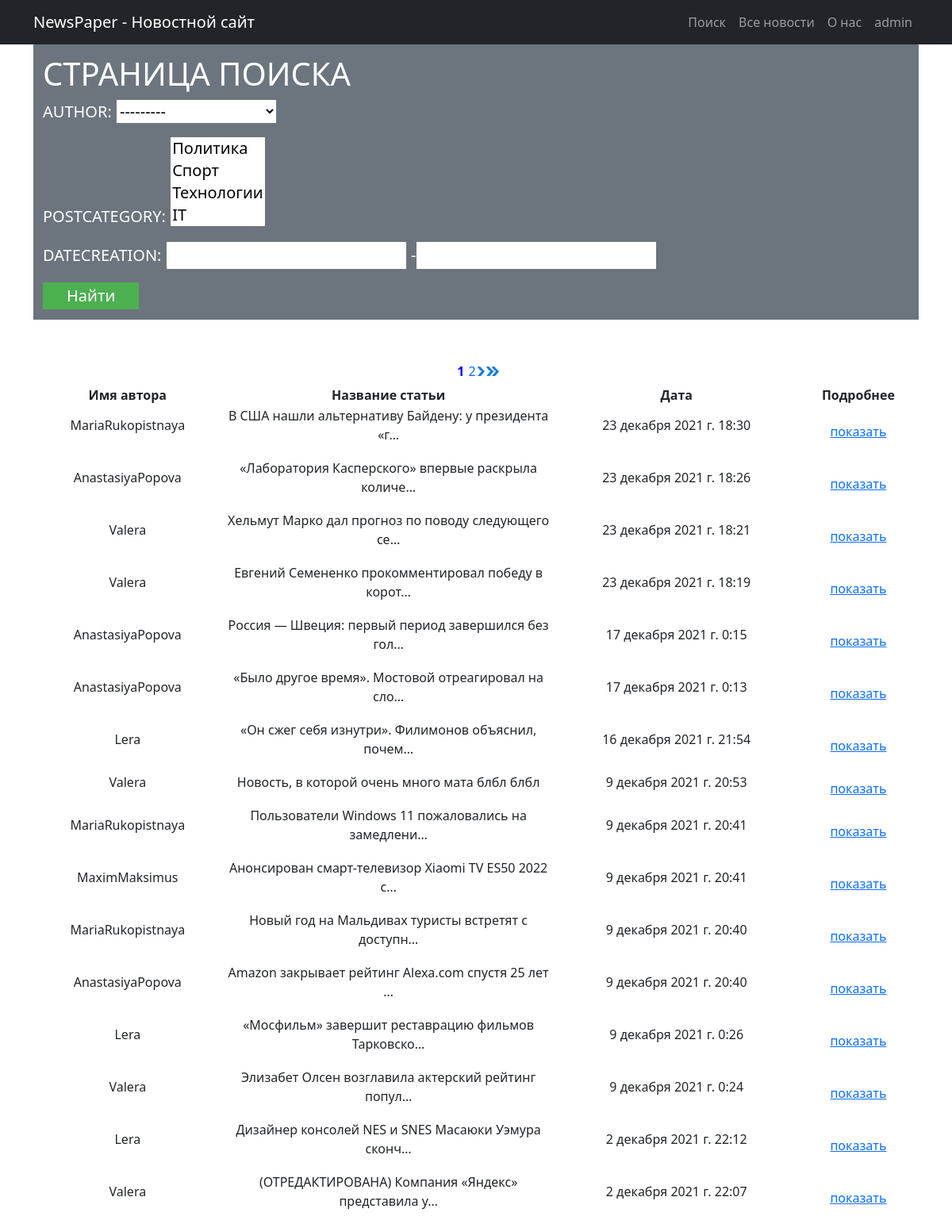
Screenshot of /news/search/ (signed in) with the database file from the repository.
### news/models.py (models this page shows, shortened)
class Post(models.Model):
    author = models.ForeignKey(Author, on_delete=models.CASCADE)
    NEWS = 'NW'
    ARTICLE = 'AR'
    CATEGORY_CHOICES = (
        (NEWS, 'Новость'),
        (ARTICLE, 'Статья')
    )
    categoryType = models.CharField(max_length=2, choices=CATEGORY_CHOICES, default=ARTICLE)
    dateCreation = models.DateTimeField(auto_now_add=True)
    postCategory = models.ManyToManyField(Category, through='PostCategory')
    title = models.CharField(max_length=128)
    text = models.TextField()
    rating = models.SmallIntegerField(default=0)
    class Meta:
        verbose_name = 'Пост'
        verbose_name_plural = 'Посты'

class Author(models.Model):
    authorUser = models.OneToOneField(User, on_delete=models.CASCADE)
    ratingAuthor = models.SmallIntegerField(default=0)
    def __str__(self):
        return '{}'.format(self.authorUser)
    class Meta:
        verbose_name = 'Автор'
        verbose_name_plural = 'Авторы'

### news/views.py (the view)
# urls.py: path('search/', Search.as_view(), name='search' ),  # Ссылка на поиск новости
class Search(ListView):
    model = Post
    template_name = 'news/search.html'
    context_object_name = 'news'
    ordering = ['-dateCreation']
    paginate_by = 10
    def get_context_data(self, **kwargs):
        context = super().get_context_data(**kwargs)
        context['filter'] = NewsFilter(self.request.GET, queryset=self.get_queryset())
        return context

### news/models.py (called while the page is built)
    def __str__(self):
        return '{}'.format(self.name)

### templates/news/search.html (shortened to what this page needs)
{% extends 'news/default.html' %}
{% load custom_filters %}
{% load static %}
    {% block title-container %}
    <h3 class="display-6">Страница поиска</h3>
    <form method="GET">
        {{ filter.form.as_p }}
        <input style="padding: 2px 30px; border: none; background-color: #4CAF50; color: white;" type="submit" value="Найти">
    </form>
    {% endblock %}
{% block content %}
{% if is_paginated %}
<table style="width: 100%">
    <head>
        <th>
            Имя автора
        </th>
        <th style="width: 420px">
            Название статьи
        </th>
        <th>
            Дата
        </th>
        <th>
            Подробнее
        </th>
    </head>
    {% for new in filter.qs %}
    <tr>
        <td  >
            <p>
                {{ new.author }}
            </p>
        </td>
        <td>
            <p>
                {{ new.title| truncatechars:50 }}
            </p>
        </td>
        <td>
            <p>
                {{ new.dateCreation }}
            </p>
        </td>
        <td>
            <a href="{% url 'detail' new.pk %}">
                показать
            </a>
        </td>
    <tr>
    {% endfor %}
    {% for num in page_obj.paginator.page_range %}
        {% if page_obj.number == num %}
            <a class="my_class" ><span>{{ num }}</span></a>
        {% elif num > page_obj.number|add:'-3' and num < page_obj.number|add:'3' %}
            <a class="my_class" href="?page={{ num }}">
                {{ num }}
            </a>
        {% endif %}
    {% endfor %}
    {% if page_obj.has_next %}
        <a class="my_class" href="?page={{ page_obj.next_page_number }}">
            <img src="{% static 'img/next_page.png' %}" alt="photo">
        </a>
        <a class="my_class" href="?page={{ page_obj.paginator.num_pages }}">
            <img src="{% static 'img/next_end_page.png' %}" alt="photo">
        </a>
    {% endif %}
    {% endif %}
</table>
{% endblock %}

### templates/news/default.html (shortened to what this page needs)
<!DOCTYPE html>
<html lang="en">
    <head>
        {% load static %}
        <link href="{% static 'css/styles.css' %}" rel="stylesheet" />
        <link href="{% static 'css/my_styles.css' %}" rel="stylesheet" />
    </head>
    <body>
        <nav class="navbar navbar-expand-lg navbar-dark bg-dark">
            <div class="container">
                <a class="navbar-brand" href="{% url 'news' %}">NewsPaper - Новостной сайт</a>
                <div class="collapse navbar-collapse" id="navbarSupportedContent">
                    <ul class="navbar-nav ms-auto mb-2 mb-lg-0">
                        <li class="nav-item">
                            <a class="nav-link" href="{% url 'search' %}">Поиск</a>
                        </li>
                        <li class="nav-item">
                            <a class="nav-link" href="{% url 'news' %}">Все новости</a>
                        </li>
                        <li class="nav-item">
                            <a class="nav-link" href="{% url 'about' %}">О нас</a>
                        </li>
                        <li class="nav-item">
                            {% if request.user.username %}
                                <a class="nav-link" href="{% url 'account' %}">
                                    {{ request.user.username }}
                                 </a>
                            {% else %}
                                <a class="nav-link" href="{% url 'login' %}"> Войти </a>
                            {% endif%}
                        </li>
                    </ul>
                </div>
            </div>
        </nav>
        <div class="container">
            <nav class="navbar navbar-expand-lg navbar-dark bg-secondary">
                <div class="container">
                   <span class="navbar-brand text-white text-uppercase">
                       {% block title-container %}
                       {% endblock %}
                   </span>
                </div>
            </nav>
            <div class="text-center mt-5">
                    {% block content %}
                    {% endblock %}
            </div>
        </div>
    </body>
</html>

### static/css/my_styles.css (style rules this page uses)
.my_class { display: inline-flex; text-decoration: none; }
.my_class span { padding: 5px; color: blue; font-size: 16px; font-weight: bold; }

### rows the page displays
Post: author "MariaRukopistnaya", title "В США нашли альтернативу Байдену: у президента «г…", dateCreation "23 декабря 2021 г. 18:30"
Post: author "AnastasiyaPopova", title "«Лаборатория Касперского» впервые раскрыла количе…", dateCreation "23 декабря 2021 г. 18:26"
Post: author "Valera", title "Хельмут Марко дал прогноз по поводу следующего се…", dateCreation "23 декабря 2021 г. 18:21"
Post: author "Valera", title "Евгений Семененко прокомментировал победу в корот…", dateCreation "23 декабря 2021 г. 18:19"
Post: author "AnastasiyaPopova", title "Россия — Швеция: первый период завершился без гол…", dateCreation "17 декабря 2021 г. 0:15"
Post: author "AnastasiyaPopova", title "«Было другое время». Мостовой отреагировал на сло…", dateCreation "17 декабря 2021 г. 0:13"
Post: author "Lera", title "«Он сжег себя изнутри». Филимонов объяснил, почем…", dateCreation "16 декабря 2021 г. 21:54"
Post: author "Valera", title "Новость, в которой очень много мата блбл блбл", dateCreation "9 декабря 2021 г. 20:53"
Post: author "MariaRukopistnaya", title "Пользователи Windows 11 пожаловались на замедлени…", dateCreation "9 декабря 2021 г. 20:41"
Post: author "MaximMaksimus", title "Анонсирован смарт-телевизор Xiaomi TV ES50 2022 с…", dateCreation "9 декабря 2021 г. 20:41"
Post: author "MariaRukopistnaya", title "Новый год на Мальдивах туристы встретят с доступн…", dateCreation "9 декабря 2021 г. 20:40"
Post: author "AnastasiyaPopova", title "Amazon закрывает рейтинг Alexa.com спустя 25 лет …", dateCreation "9 декабря 2021 г. 20:40"
Post: author "Lera", title "«Мосфильм» завершит реставрацию фильмов Тарковско…", dateCreation "9 декабря 2021 г. 0:26"
Post: author "Valera", title "Элизабет Олсен возглавила актерский рейтинг попул…", dateCreation "9 декабря 2021 г. 0:24"
Post: author "Lera", title "Дизайнер консолей NES и SNES Масаюки Уэмура сконч…", dateCreation "2 декабря 2021 г. 22:12"
Post: author "Valera", title "(ОТРЕДАКТИРОВАНА) Компания «Яндекс» представила у…", dateCreation "2 декабря 2021 г. 22:07"

### other values shown
{{ request.user.username }} "admin"
{{ num }} "1"
{{ num }} "2"
